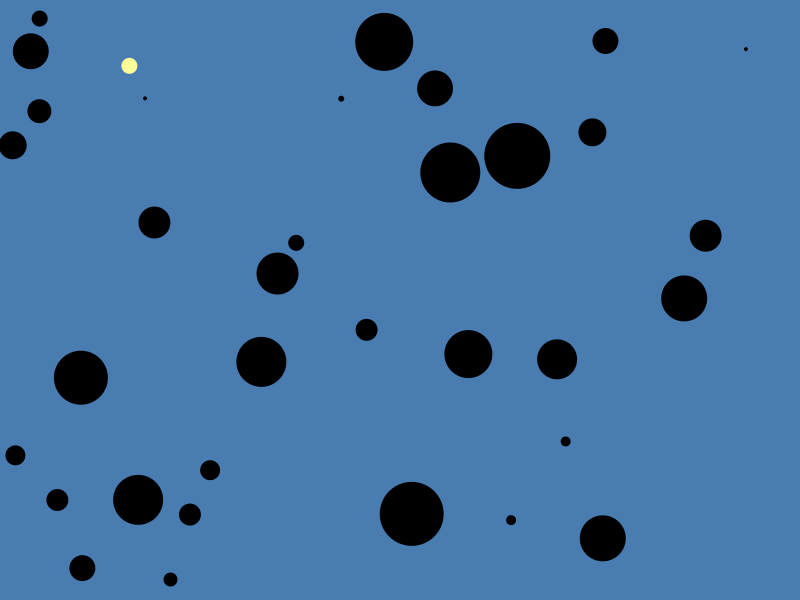
Frame 1 (no input)
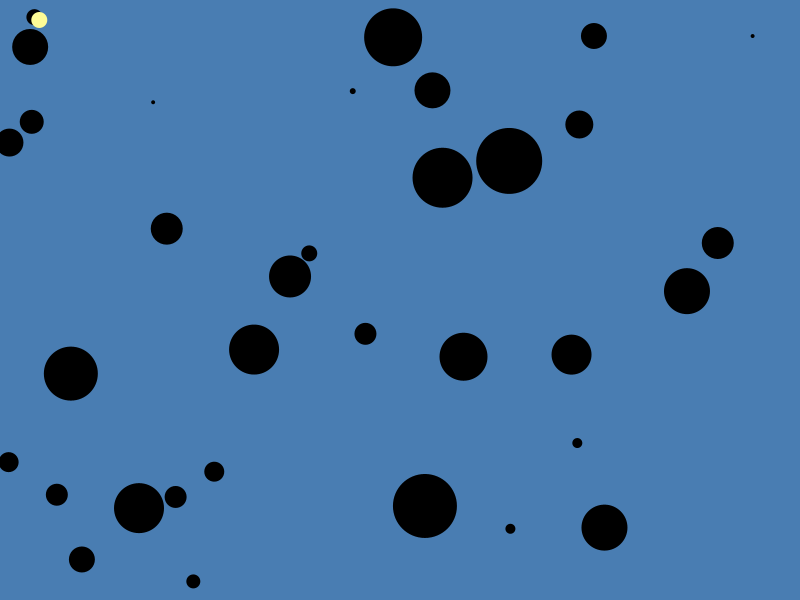
Frame 60 (the mouse pressed at the canvas centre just before this capture)
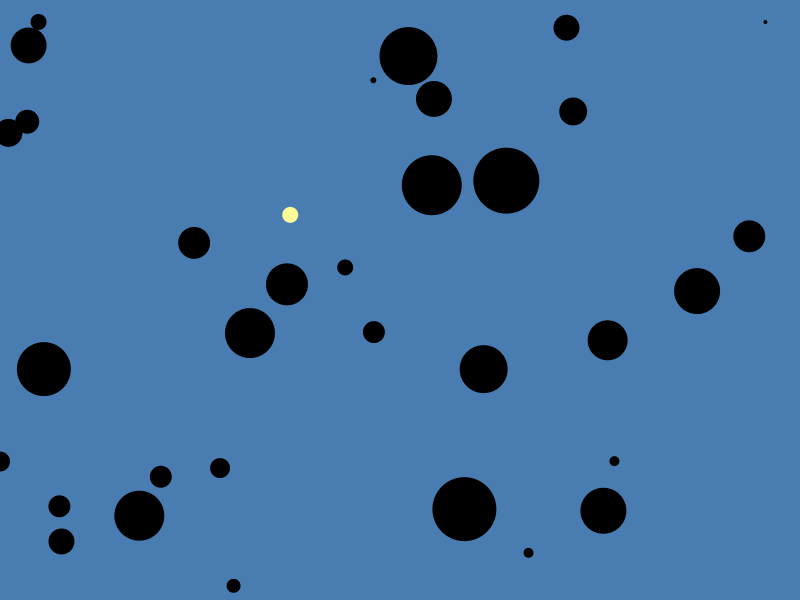
Frame 120 (the mouse held since frame 60 and released just before this capture)

The Processing sketch that drew these frames (run headless with seeded random() and noise(); from frame 60 on, the mouse is pressed at the canvas centre):

// Processing sketch: processing_93856
// ── processing_93856.pde

float x;
float y;
float easing = 0.02;
int r = 8;
int gameCase = 1;
int num = 35;
float[] bugx = new float [num];
float[] bugy = new float [num];
int[] bugr = new int [num];
float[] speedx = new float [num];
float[] speedy = new float [num];
float a = 0.05;
 
void setup() {
  size (800, 600);
  smooth();
  ellipseMode (CENTER); 
  for (int i=0; i<num; i++) {
    bugx[i] = random (0, width);
    bugy[i] = random (0, height);
    bugr[i] = int (random (0, 35));
  }
  x = random (0, width);
  y = random (0, height);
}
 
void draw() {
  background (73, 125, 178);
  noStroke();
  fill (0);
  for (int i=0; i<num; i++) {
    ellipse (bugx[i], bugy[i], bugr[i]*2, bugr[i]*2);
  }
  fill (254, 252, 150);
  ellipse (x, y, r*2, r*2); 
  for (int i=0; i<num; i++) {
    float z=(bugx[i]-x)*(bugx[i]-x)+(bugy[i]-y)*(bugy[i]-y)-(bugr[i]+r)*(bugr[i]+r);
    if (z<0 && bugr[i]>r) {
      gameCase = 0;
    }
  } 
  if (gameCase == 0) {
    gameover();
  } else {
    float targetX = mouseX;
    float targetY = mouseY;
    x += (targetX - x) * easing;
    y += (targetY - y) * easing;
      for (int i=0; i<num; i++) {
      move (i);
    }
  } 
  for (int i=0; i<num; i++) {
    if ((bugx[i]-x)*(bugx[i]-x)+(bugy[i]-y)*(bugy[i]-y)-(bugr[i]+r)*(bugr[i]+r)<0 && bugr[i]<r) {
      r = int (sqrt (r*r + bugr[i]*bugr[i]));
      bugr[i] = 0;
    }
  } 
  int sum = 100;
  for (int i=0; i<num; i++) {
    sum += bugr[i];
  }
  if (sum == 100) {
    win();
  }
}
void move(int i) {
    speedx[i] += random (-a, a);
    speedy[i] += random (-a, a);
    bugx[i] += speedx[i];
    bugy[i] += speedy[i];
    if (bugx[i]<-10) {
      bugx[i] += width;
    }
    if (bugx[i] > width+10) {
      bugx[i] -= width;
    }
    if (bugy[i] < -10) {
      bugy[i] += height;
    }
    if (bugy[i] > height+10) {
      bugy[i] -= height;
    }
  }
void gameover() {
  fill (240, 40, 40);
  textSize (65);
  textAlign(CENTER);
  text ("Game Over", width/2, height/2);
}
void win() {
  fill (255);
  textSize (65);
  textAlign(CENTER);
  text ("Congratulations!", width/2, height/2);
  textSize (30);
  text ("Blobs Cleared!", width/2, height/2+50);
}
